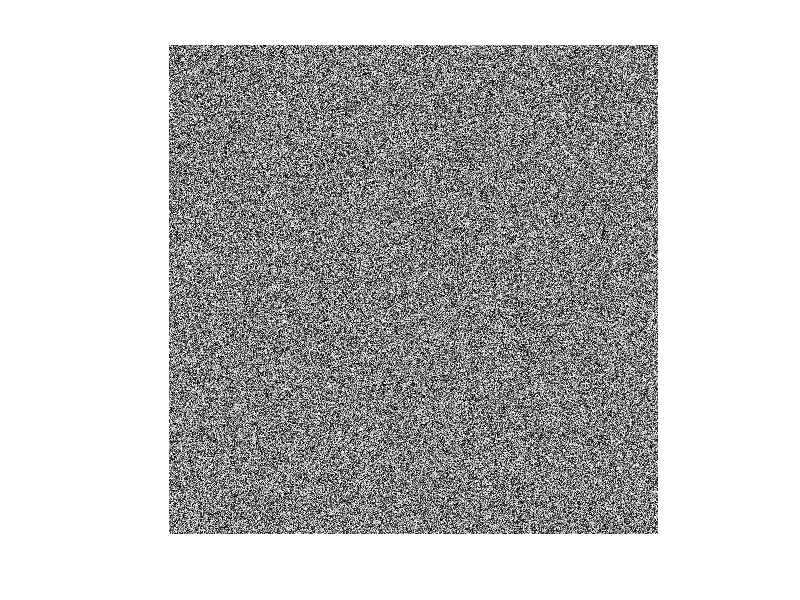

Write MATLAB code to recreate this figure.
% Code from Sameh Kamal
% http://stackoverflow.com/a/14685313
% License - CC BY-SA
function demoOnImageClick
clc;clear;
imObj = rand(500,500);
figure;
hAxes = axes();
imageHandle = imshow(imObj);
set(imageHandle,'ButtonDownFcn',@ImageClickCallback);

function ImageClickCallback ( objectHandle , eventData )
axesHandle  = get(objectHandle,'Parent');
coordinates = get(axesHandle,'CurrentPoint'); 
coordinates = coordinates(1,1:2);
message     = sprintf('x: %.1f , y: %.1f',coordinates (1) ,coordinates (2));
helpdlg(message);
end

end